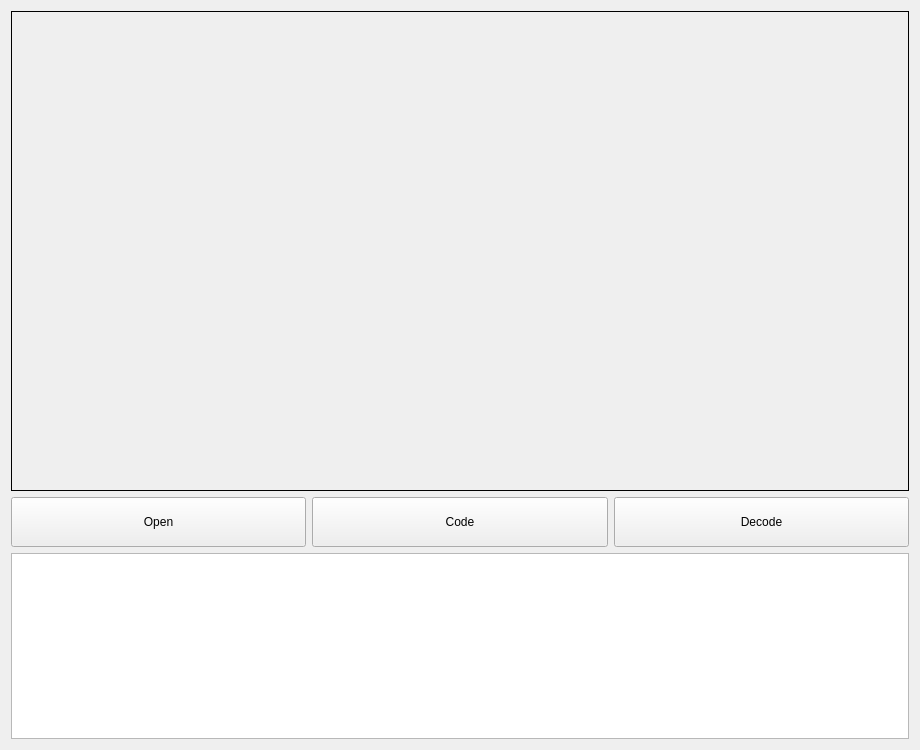
<?xml version="1.0" encoding="UTF-8"?>
<ui version="4.0">
 <class>Widget</class>
 <widget class="QWidget" name="Widget">
  <property name="geometry">
   <rect>
    <x>0</x>
    <y>0</y>
    <width>920</width>
    <height>750</height>
   </rect>
  </property>
  <property name="windowTitle">
   <string>Widget</string>
  </property>
  <layout class="QVBoxLayout" name="verticalLayout">
   <item>
    <widget class="QLabel" name="pictureLabel">
     <property name="minimumSize">
      <size>
       <width>640</width>
       <height>480</height>
      </size>
     </property>
     <property name="frameShape">
      <enum>QFrame::Box</enum>
     </property>
     <property name="text">
      <string/>
     </property>
    </widget>
   </item>
   <item>
    <layout class="QHBoxLayout" name="horizontalLayout_2">
     <item>
      <widget class="QPushButton" name="openButton">
       <property name="minimumSize">
        <size>
         <width>0</width>
         <height>50</height>
        </size>
       </property>
       <property name="text">
        <string>Open</string>
       </property>
      </widget>
     </item>
     <item>
      <widget class="QPushButton" name="codeButton">
       <property name="minimumSize">
        <size>
         <width>0</width>
         <height>50</height>
        </size>
       </property>
       <property name="text">
        <string>Code</string>
       </property>
      </widget>
     </item>
     <item>
      <widget class="QPushButton" name="decodeButton">
       <property name="minimumSize">
        <size>
         <width>0</width>
         <height>50</height>
        </size>
       </property>
       <property name="text">
        <string>Decode</string>
       </property>
      </widget>
     </item>
    </layout>
   </item>
   <item>
    <widget class="QPlainTextEdit" name="plainTextEdit"/>
   </item>
  </layout>
 </widget>
 <layoutdefault spacing="6" margin="11"/>
 <resources/>
 <connections/>
</ui>
